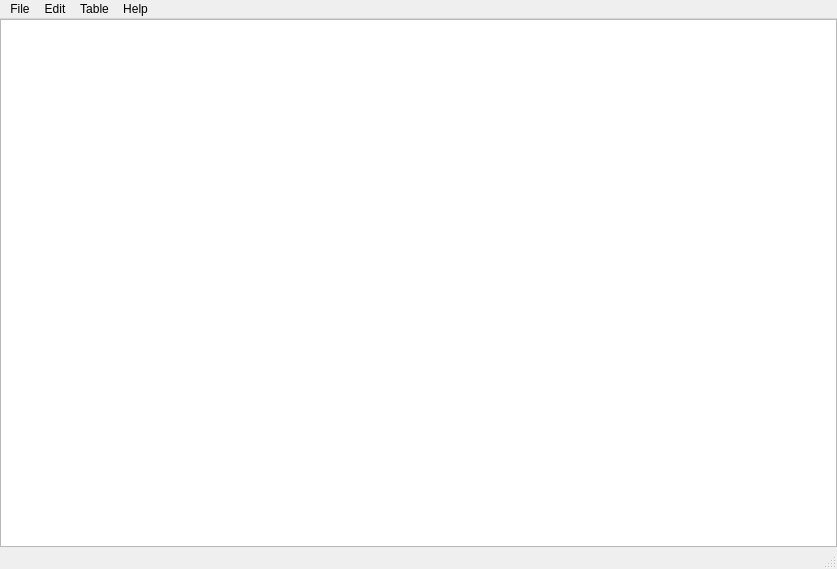
<?xml version="1.0" encoding="UTF-8"?>
<ui version="4.0">
 <class>MainWindow</class>
 <widget class="QMainWindow" name="MainWindow">
  <property name="geometry">
   <rect>
    <x>0</x>
    <y>0</y>
    <width>837</width>
    <height>569</height>
   </rect>
  </property>
  <property name="minimumSize">
   <size>
    <width>500</width>
    <height>400</height>
   </size>
  </property>
  <property name="windowTitle">
   <string>Database Editor</string>
  </property>
  <property name="windowIcon">
   <iconset resource="images.qrc">
    <normaloff>:/images/icons/icon.ico</normaloff>:/images/icons/icon.ico</iconset>
  </property>
  <widget class="QWidget" name="centralwidget">
   <layout class="QVBoxLayout" name="verticalLayout">
    <property name="spacing">
     <number>0</number>
    </property>
    <property name="sizeConstraint">
     <enum>QLayout::SetMaximumSize</enum>
    </property>
    <property name="leftMargin">
     <number>0</number>
    </property>
    <property name="topMargin">
     <number>0</number>
    </property>
    <property name="rightMargin">
     <number>0</number>
    </property>
    <property name="bottomMargin">
     <number>0</number>
    </property>
    <item>
     <widget class="QTableView" name="tableView">
      <property name="sortingEnabled">
       <bool>true</bool>
      </property>
     </widget>
    </item>
   </layout>
  </widget>
  <widget class="QMenuBar" name="menubar">
   <property name="geometry">
    <rect>
     <x>0</x>
     <y>0</y>
     <width>837</width>
     <height>21</height>
    </rect>
   </property>
   <widget class="QMenu" name="menuFile">
    <property name="title">
     <string>File</string>
    </property>
    <addaction name="separator"/>
    <addaction name="actionNew"/>
    <addaction name="actionOpen"/>
    <addaction name="actionSave"/>
    <addaction name="actionSaveAs"/>
    <addaction name="actionExit"/>
   </widget>
   <widget class="QMenu" name="menuTable">
    <property name="title">
     <string>Table</string>
    </property>
    <addaction name="actionResize"/>
    <addaction name="actionClear"/>
    <addaction name="actionDebug"/>
   </widget>
   <widget class="QMenu" name="menuEdit">
    <property name="title">
     <string>Edit</string>
    </property>
    <addaction name="actionUndo"/>
   </widget>
   <widget class="QMenu" name="menuHelp">
    <property name="title">
     <string>Help</string>
    </property>
    <addaction name="separator"/>
    <addaction name="actionHelp"/>
    <addaction name="actionAbout"/>
   </widget>
   <addaction name="menuFile"/>
   <addaction name="menuEdit"/>
   <addaction name="menuTable"/>
   <addaction name="menuHelp"/>
  </widget>
  <widget class="QStatusBar" name="statusbar"/>
  <action name="actionOpen">
   <property name="text">
    <string>Open...</string>
   </property>
   <property name="shortcut">
    <string>Ctrl+O</string>
   </property>
  </action>
  <action name="actionSave">
   <property name="text">
    <string>Save</string>
   </property>
   <property name="shortcut">
    <string>Ctrl+S</string>
   </property>
  </action>
  <action name="actionSaveAs">
   <property name="text">
    <string>Save as...</string>
   </property>
   <property name="shortcut">
    <string>Ctrl+Shift+S</string>
   </property>
  </action>
  <action name="actionExit">
   <property name="text">
    <string>Exit</string>
   </property>
   <property name="shortcut">
    <string>Alt+Q</string>
   </property>
  </action>
  <action name="actionNew">
   <property name="text">
    <string>New file</string>
   </property>
   <property name="shortcut">
    <string>Ctrl+N</string>
   </property>
  </action>
  <action name="actionResize">
   <property name="text">
    <string>Resize...</string>
   </property>
   <property name="shortcut">
    <string>Ctrl+R</string>
   </property>
  </action>
  <action name="actionDebug">
   <property name="text">
    <string>Debug</string>
   </property>
   <property name="shortcut">
    <string>Alt+D</string>
   </property>
  </action>
  <action name="actionClear">
   <property name="text">
    <string>Clear</string>
   </property>
   <property name="shortcut">
    <string>Del, Backspace</string>
   </property>
  </action>
  <action name="actionUndo">
   <property name="text">
    <string>Undo</string>
   </property>
   <property name="shortcut">
    <string>Ctrl+Z</string>
   </property>
  </action>
  <action name="actionHelp">
   <property name="text">
    <string>How to use</string>
   </property>
  </action>
  <action name="actionAbout">
   <property name="text">
    <string>About</string>
   </property>
  </action>
 </widget>
 <resources>
  <include location="images.qrc"/>
 </resources>
 <connections/>
</ui>
